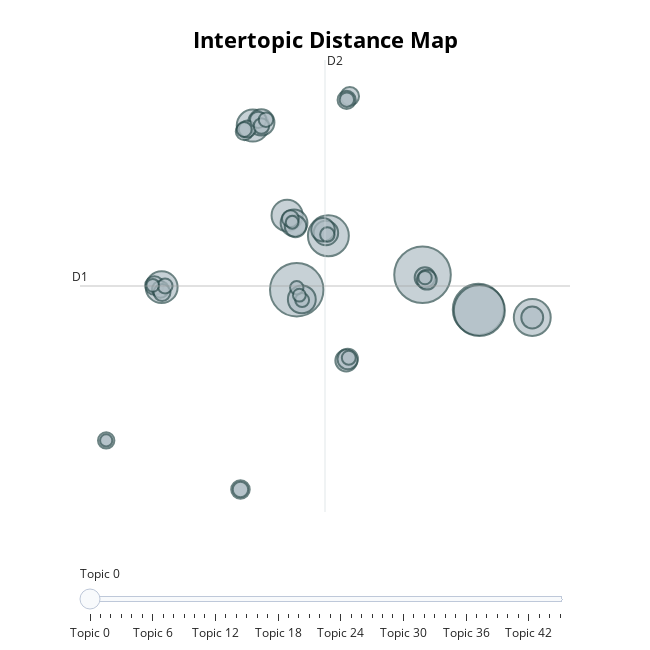

Notebook source saved alongside this figure:
### Code cell
topic_model.visualize_topics()

### Figure 1 — Plotly figure (JSON) as saved in the notebook; plotly's stock layout.template omitted (floating-point values rounded to 4 significant figures; data arrays with more than 128 entries replaced by an {"elided": "..."} marker saying what was removed)
{"data": [{"customdata": {"elided": "46x3 mixed values"}, "hovertemplate": "<b>Topic %{customdata[0]}</b><br>%{customdata[1]}<br>Size: %{customdata[2]}", "legendgroup": "", "marker": {"color": "#B0BEC5", "line": {"color": "DarkSlateGrey", "width": 2}, "size": [214, 191, 175, 174, 112, 91, 69, 68, 65, 52, 48, 46, 40, 37, 32, 32, 31, 28, 28, 26, 23, 23, 23, 22, 20, 19, 19, 19, 19, 18, 18, 16, 16, 15, 15, 14, 14, 14, 13, 13, 12, 12, 11, 11, 11, 10], "sizemode": "area", "sizeref": 0.1338, "symbol": "circle"}, "mode": "markers", "name": "", "orientation": "v", "showlegend": false, "type": "scatter", "x": [9.828, 1.108, 13.7, 13.77, 3.302, 17.44, -1.937, -8.256, 0.4425, 1.46, 0.9217, -1.348, 3.131, 2.93, 4.542, 17.43, 1.024, 4.641, 9.993, 10.13, -2.794, 4.785, -8.756, 4.567, -2.518, -8.342, 0.6685, -8.23, -2.328, -1.565, -12.1, -2.794, -1.343, -8.021, -2.537, 3.23, 4.582, -1.025, 4.715, 1.481, 1.108, 10.0, 1.29, 0.7908, -8.871, -12.1], "xaxis": "x", "y": [3.933, 3.013, 1.802, 1.736, 6.33, 1.307, 13.11, 3.175, 7.584, 2.419, 7.128, 13.3, 6.507, 6.703, -1.342, 1.308, 6.912, -1.244, 3.767, 3.632, -9.264, 14.91, 3.272, 14.69, 12.75, 3.039, 7.384, 2.842, 12.9, 13.46, -6.251, -9.264, 13.08, 3.248, 12.87, 6.408, 14.7, 13.47, -1.169, 2.382, 3.138, 3.758, 2.681, 7.167, 3.284, -6.251], "yaxis": "y"}], "layout": {"annotations": [{"showarrow": false, "text": "D1", "x": -13.92, "y": 3.245, "yshift": 10}, {"showarrow": false, "text": "D2", "x": 3.067, "xshift": 10, "y": 17.14}], "height": 650, "hoverlabel": {"bgcolor": "white", "font": {"family": "Rockwell", "size": 16}}, "legend": {"itemsizing": "constant", "tracegroupgap": 0}, "margin": {"t": 60}, "shapes": [{"line": {"color": "#CFD8DC", "width": 2}, "type": "line", "x0": 3.067, "x1": 3.067, "y0": -10.65, "y1": 17.14}, {"line": {"color": "#9E9E9E", "width": 2}, "type": "line", "x0": -13.92, "x1": 20.05, "y0": 3.245, "y1": 3.245}], "sliders": [{"active": 0, "pad": {"t": 50}, "steps": [{"args": [{"marker.color": [["red", "#B0BEC5", "#B0BEC5", "#B0BEC5", "#B0BEC5", "#B0BEC5", "#B0BEC5", "#B0BEC5", "#B0BEC5", "#B0BEC5", "#B0BEC5", "#B0BEC5", "#B0BEC5", "#B0BEC5", "#B0BEC5", "#B0BEC5", "#B0BEC5", "#B0BEC5", "#B0BEC5", "#B0BEC5", "#B0BEC5", "#B0BEC5", "#B0BEC5", "#B0BEC5", "#B0BEC5", "#B0BEC5", "#B0BEC5", "#B0BEC5", "#B0BEC5", "#B0BEC5", "#B0BEC5", "#B0BEC5", "#B0BEC5", "#B0BEC5", "#B0BEC5", "#B0BEC5", "#B0BEC5", "#B0BEC5", "#B0BEC5", "#B0BEC5", "#B0BEC5", "#B0BEC5", "#B0BEC5", "#B0BEC5", "#B0BEC5", "#B0BEC5"]]}], "label": "Topic 0", "method": "update"}, {"args": [{"marker.color": [["#B0BEC5", "red", "#B0BEC5", "#B0BEC5", "#B0BEC5", "#B0BEC5", "#B0BEC5", "#B0BEC5", "#B0BEC5", "#B0BEC5", "#B0BEC5", "#B0BEC5", "#B0BEC5", "#B0BEC5", "#B0BEC5", "#B0BEC5", "#B0BEC5", "#B0BEC5", "#B0BEC5", "#B0BEC5", "#B0BEC5", "#B0BEC5", "#B0BEC5", "#B0BEC5", "#B0BEC5", "#B0BEC5", "#B0BEC5", "#B0BEC5", "#B0BEC5", "#B0BEC5", "#B0BEC5", "#B0BEC5", "#B0BEC5", "#B0BEC5", "#B0BEC5", "#B0BEC5", "#B0BEC5", "#B0BEC5", "#B0BEC5", "#B0BEC5", "#B0BEC5", "#B0BEC5", "#B0BEC5", "#B0BEC5", "#B0BEC5", "#B0BEC5"]]}], "label": "Topic 1", "method": "update"}, {"args": [{"marker.color": [["#B0BEC5", "#B0BEC5", "red", "#B0BEC5", "#B0BEC5", "#B0BEC5", "#B0BEC5", "#B0BEC5", "#B0BEC5", "#B0BEC5", "#B0BEC5", "#B0BEC5", "#B0BEC5", "#B0BEC5", "#B0BEC5", "#B0BEC5", "#B0BEC5", "#B0BEC5", "#B0BEC5", "#B0BEC5", "#B0BEC5", "#B0BEC5", "#B0BEC5", "#B0BEC5", "#B0BEC5", "#B0BEC5", "#B0BEC5", "#B0BEC5", "#B0BEC5", "#B0BEC5", "#B0BEC5", "#B0BEC5", "#B0BEC5", "#B0BEC5", "#B0BEC5", "#B0BEC5", "#B0BEC5", "#B0BEC5", "#B0BEC5", "#B0BEC5", "#B0BEC5", "#B0BEC5", "#B0BEC5", "#B0BEC5", "#B0BEC5", "#B0BEC5"]]}], "label": "Topic 2", "method": "update"}, {"args": [{"marker.color": [["#B0BEC5", "#B0BEC5", "#B0BEC5", "red", "#B0BEC5", "#B0BEC5", "#B0BEC5", "#B0BEC5", "#B0BEC5", "#B0BEC5", "#B0BEC5", "#B0BEC5", "#B0BEC5", "#B0BEC5", "#B0BEC5", "#B0BEC5", "#B0BEC5", "#B0BEC5", "#B0BEC5", "#B0BEC5", "#B0BEC5", "#B0BEC5", "#B0BEC5", "#B0BEC5", "#B0BEC5", "#B0BEC5", "#B0BEC5", "#B0BEC5", "#B0BEC5", "#B0BEC5", "#B0BEC5", "#B0BEC5", "#B0BEC5", "#B0BEC5", "#B0BEC5", "#B0BEC5", "#B0BEC5", "#B0BEC5", "#B0BEC5", "#B0BEC5", "#B0BEC5", "#B0BEC5", "#B0BEC5", "#B0BEC5", "#B0BEC5", "#B0BEC5"]]}], "label": "Topic 3", "method": "update"}, {"args": [{"marker.color": [["#B0BEC5", "#B0BEC5", "#B0BEC5", "#B0BEC5", "red", "#B0BEC5", "#B0BEC5", "#B0BEC5", "#B0BEC5", "#B0BEC5", "#B0BEC5", "#B0BEC5", "#B0BEC5", "#B0BEC5", "#B0BEC5", "#B0BEC5", "#B0BEC5", "#B0BEC5", "#B0BEC5", "#B0BEC5", "#B0BEC5", "#B0BEC5", "#B0BEC5", "#B0BEC5", "#B0BEC5", "#B0BEC5", "#B0BEC5", "#B0BEC5", "#B0BEC5", "#B0BEC5", "#B0BEC5", "#B0BEC5", "#B0BEC5", "#B0BEC5", "#B0BEC5", "#B0BEC5", "#B0BEC5", "#B0BEC5", "#B0BEC5", "#B0BEC5", "#B0BEC5", "#B0BEC5", "#B0BEC5", "#B0BEC5", "#B0BEC5", "#B0BEC5"]]}], "label": "Topic 4", "method": "update"}, {"args": [{"marker.color": [["#B0BEC5", "#B0BEC5", "#B0BEC5", "#B0BEC5", "#B0BEC5", "red", "#B0BEC5", "#B0BEC5", "#B0BEC5", "#B0BEC5", "#B0BEC5", "#B0BEC5", "#B0BEC5", "#B0BEC5", "#B0BEC5", "#B0BEC5", "#B0BEC5", "#B0BEC5", "#B0BEC5", "#B0BEC5", "#B0BEC5", "#B0BEC5", "#B0BEC5", "#B0BEC5", "#B0BEC5", "#B0BEC5", "#B0BEC5", "#B0BEC5", "#B0BEC5", "#B0BEC5", "#B0BEC5", "#B0BEC5", "#B0BEC5", "#B0BEC5", "#B0BEC5", "#B0BEC5", "#B0BEC5", "#B0BEC5", "#B0BEC5", "#B0BEC5", "#B0BEC5", "#B0BEC5", "#B0BEC5", "#B0BEC5", "#B0BEC5", "#B0BEC5"]]}], "label": "Topic 5", "method": "update"}, {"args": [{"marker.color": [["#B0BEC5", "#B0BEC5", "#B0BEC5", "#B0BEC5", "#B0BEC5", "#B0BEC5", "red", "#B0BEC5", "#B0BEC5", "#B0BEC5", "#B0BEC5", "#B0BEC5", "#B0BEC5", "#B0BEC5", "#B0BEC5", "#B0BEC5", "#B0BEC5", "#B0BEC5", "#B0BEC5", "#B0BEC5", "#B0BEC5", "#B0BEC5", "#B0BEC5", "#B0BEC5", "#B0BEC5", "#B0BEC5", "#B0BEC5", "#B0BEC5", "#B0BEC5", "#B0BEC5", "#B0BEC5", "#B0BEC5", "#B0BEC5", "#B0BEC5", "#B0BEC5", "#B0BEC5", "#B0BEC5", "#B0BEC5", "#B0BEC5", "#B0BEC5", "#B0BEC5", "#B0BEC5", "#B0BEC5", "#B0BEC5", "#B0BEC5", "#B0BEC5"]]}], "label": "Topic 6", "method": "update"}, {"args": [{"marker.color": [["#B0BEC5", "#B0BEC5", "#B0BEC5", "#B0BEC5", "#B0BEC5", "#B0BEC5", "#B0BEC5", "red", "#B0BEC5", "#B0BEC5", "#B0BEC5", "#B0BEC5", "#B0BEC5", "#B0BEC5", "#B0BEC5", "#B0BEC5", "#B0BEC5", "#B0BEC5", "#B0BEC5", "#B0BEC5", "#B0BEC5", "#B0BEC5", "#B0BEC5", "#B0BEC5", "#B0BEC5", "#B0BEC5", "#B0BEC5", "#B0BEC5", "#B0BEC5", "#B0BEC5", "#B0BEC5", "#B0BEC5", "#B0BEC5", "#B0BEC5", "#B0BEC5", "#B0BEC5", "#B0BEC5", "#B0BEC5", "#B0BEC5", "#B0BEC5", "#B0BEC5", "#B0BEC5", "#B0BEC5", "#B0BEC5", "#B0BEC5", "#B0BEC5"]]}], "label": "Topic 7", "method": "update"}, {"args": [{"marker.color": [["#B0BEC5", "#B0BEC5", "#B0BEC5", "#B0BEC5", "#B0BEC5", "#B0BEC5", "#B0BEC5", "#B0BEC5", "red", "#B0BEC5", "#B0BEC5", "#B0BEC5", "#B0BEC5", "#B0BEC5", "#B0BEC5", "#B0BEC5", "#B0BEC5", "#B0BEC5", "#B0BEC5", "#B0BEC5", "#B0BEC5", "#B0BEC5", "#B0BEC5", "#B0BEC5", "#B0BEC5", "#B0BEC5", "#B0BEC5", "#B0BEC5", "#B0BEC5", "#B0BEC5", "#B0BEC5", "#B0BEC5", "#B0BEC5", "#B0BEC5", "#B0BEC5", "#B0BEC5", "#B0BEC5", "#B0BEC5", "#B0BEC5", "#B0BEC5", "#B0BEC5", "#B0BEC5", "#B0BEC5", "#B0BEC5", "#B0BEC5", "#B0BEC5"]]}], "label": "Topic 8", "method": "update"}, {"args": [{"marker.color": [["#B0BEC5", "#B0BEC5", "#B0BEC5", "#B0BEC5", "#B0BEC5", "#B0BEC5", "#B0BEC5", "#B0BEC5", "#B0BEC5", "red", "#B0BEC5", "#B0BEC5", "#B0BEC5", "#B0BEC5", "#B0BEC5", "#B0BEC5", "#B0BEC5", "#B0BEC5", "#B0BEC5", "#B0BEC5", "#B0BEC5", "#B0BEC5", "#B0BEC5", "#B0BEC5", "#B0BEC5", "#B0BEC5", "#B0BEC5", "#B0BEC5", "#B0BEC5", "#B0BEC5", "#B0BEC5", "#B0BEC5", "#B0BEC5", "#B0BEC5", "#B0BEC5", "#B0BEC5", "#B0BEC5", "#B0BEC5", "#B0BEC5", "#B0BEC5", "#B0BEC5", "#B0BEC5", "#B0BEC5", "#B0BEC5", "#B0BEC5", "#B0BEC5"]]}], "label": "Topic 9", "method": "update"}, {"args": [{"marker.color": [["#B0BEC5", "#B0BEC5", "#B0BEC5", "#B0BEC5", "#B0BEC5", "#B0BEC5", "#B0BEC5", "#B0BEC5", "#B0BEC5", "#B0BEC5", "red", "#B0BEC5", "#B0BEC5", "#B0BEC5", "#B0BEC5", "#B0BEC5", "#B0BEC5", "#B0BEC5", "#B0BEC5", "#B0BEC5", "#B0BEC5", "#B0BEC5", "#B0BEC5", "#B0BEC5", "#B0BEC5", "#B0BEC5", "#B0BEC5", "#B0BEC5", "#B0BEC5", "#B0BEC5", "#B0BEC5", "#B0BEC5", "#B0BEC5", "#B0BEC5", "#B0BEC5", "#B0BEC5", "#B0BEC5", "#B0BEC5", "#B0BEC5", "#B0BEC5", "#B0BEC5", "#B0BEC5", "#B0BEC5", "#B0BEC5", "#B0BEC5", "#B0BEC5"]]}], "label": "Topic 10", "method": "update"}, {"args": [{"marker.color": [["#B0BEC5", "#B0BEC5", "#B0BEC5", "#B0BEC5", "#B0BEC5", "#B0BEC5", "#B0BEC5", "#B0BEC5", "#B0BEC5", "#B0BEC5", "#B0BEC5", "red", "#B0BEC5", "#B0BEC5", "#B0BEC5", "#B0BEC5", "#B0BEC5", "#B0BEC5", "#B0BEC5", "#B0BEC5", "#B0BEC5", "#B0BEC5", "#B0BEC5", "#B0BEC5", "#B0BEC5", "#B0BEC5", "#B0BEC5", "#B0BEC5", "#B0BEC5", "#B0BEC5", "#B0BEC5", "#B0BEC5", "#B0BEC5", "#B0BEC5", "#B0BEC5", "#B0BEC5", "#B0BEC5", "#B0BEC5", "#B0BEC5", "#B0BEC5", "#B0BEC5", "#B0BEC5", "#B0BEC5", "#B0BEC5", "#B0BEC5", "#B0BEC5"]]}], "label": "Topic 11", "method": "update"}, {"args": [{"marker.color": [["#B0BEC5", "#B0BEC5", "#B0BEC5", "#B0BEC5", "#B0BEC5", "#B0BEC5", "#B0BEC5", "#B0BEC5", "#B0BEC5", "#B0BEC5", "#B0BEC5", "#B0BEC5", "red", "#B0BEC5", "#B0BEC5", "#B0BEC5", "#B0BEC5", "#B0BEC5", "#B0BEC5", "#B0BEC5", "#B0BEC5", "#B0BEC5", "#B0BEC5", "#B0BEC5", "#B0BEC5", "#B0BEC5", "#B0BEC5", "#B0BEC5", "#B0BEC5", "#B0BEC5", "#B0BEC5", "#B0BEC5", "#B0BEC5", "#B0BEC5", "#B0BEC5", "#B0BEC5", "#B0BEC5", "#B0BEC5", "#B0BEC5", "#B0BEC5", "#B0BEC5", "#B0BEC5", "#B0BEC5", "#B0BEC5", "#B0BEC5", "#B0BEC5"]]}], "label": "Topic 12", "method": "update"}, {"args": [{"marker.color": [["#B0BEC5", "#B0BEC5", "#B0BEC5", "#B0BEC5", "#B0BEC5", "#B0BEC5", "#B0BEC5", "#B0BEC5", "#B0BEC5", "#B0BEC5", "#B0BEC5", "#B0BEC5", "#B0BEC5", "red", "#B0BEC5", "#B0BEC5", "#B0BEC5", "#B0BEC5", "#B0BEC5", "#B0BEC5", "#B0BEC5", "#B0BEC5", "#B0BEC5", "#B0BEC5", "#B0BEC5", "#B0BEC5", "#B0BEC5", "#B0BEC5", "#B0BEC5", "#B0BEC5", "#B0BEC5", "#B0BEC5", "#B0BEC5", "#B0BEC5", "#B0BEC5", "#B0BEC5", "#B0BEC5", "#B0BEC5", "#B0BEC5", "#B0BEC5", "#B0BEC5", "#B0BEC5", "#B0BEC5", "#B0BEC5", "#B0BEC5", "#B0BEC5"]]}], "label": "Topic 13", "method": "update"}, {"args": [{"marker.color": [["#B0BEC5", "#B0BEC5", "#B0BEC5", "#B0BEC5", "#B0BEC5", "#B0BEC5", "#B0BEC5", "#B0BEC5", "#B0BEC5", "#B0BEC5", "#B0BEC5", "#B0BEC5", "#B0BEC5", "#B0BEC5", "red", "#B0BEC5", "#B0BEC5", "#B0BEC5", "#B0BEC5", "#B0BEC5", "#B0BEC5", "#B0BEC5", "#B0BEC5", "#B0BEC5", "#B0BEC5", "#B0BEC5", "#B0BEC5", "#B0BEC5", "#B0BEC5", "#B0BEC5", "#B0BEC5", "#B0BEC5", "#B0BEC5", "#B0BEC5", "#B0BEC5", "#B0BEC5", "#B0BEC5", "#B0BEC5", "#B0BEC5", "#B0BEC5", "#B0BEC5", "#B0BEC5", "#B0BEC5", "#B0BEC5", "#B0BEC5", "#B0BEC5"]]}], "label": "Topic 14", "method": "update"}, {"args": [{"marker.color": [["#B0BEC5", "#B0BEC5", "#B0BEC5", "#B0BEC5", "#B0BEC5", "#B0BEC5", "#B0BEC5", "#B0BEC5", "#B0BEC5", "#B0BEC5", "#B0BEC5", "#B0BEC5", "#B0BEC5", "#B0BEC5", "#B0BEC5", "red", "#B0BEC5", "#B0BEC5", "#B0BEC5", "#B0BEC5", "#B0BEC5", "#B0BEC5", "#B0BEC5", "#B0BEC5", "#B0BEC5", "#B0BEC5", "#B0BEC5", "#B0BEC5", "#B0BEC5", "#B0BEC5", "#B0BEC5", "#B0BEC5", "#B0BEC5", "#B0BEC5", "#B0BEC5", "#B0BEC5", "#B0BEC5", "#B0BEC5", "#B0BEC5", "#B0BEC5", "#B0BEC5", "#B0BEC5", "#B0BEC5", "#B0BEC5", "#B0BEC5", "#B0BEC5"]]}], "label": "Topic 15", "method": "update"}, {"args": [{"marker.color": [["#B0BEC5", "#B0BEC5", "#B0BEC5", "#B0BEC5", "#B0BEC5", "#B0BEC5", "#B0BEC5", "#B0BEC5", "#B0BEC5", "#B0BEC5", "#B0BEC5", "#B0BEC5", "#B0BEC5", "#B0BEC5", "#B0BEC5", "#B0BEC5", "red", "#B0BEC5", "#B0BEC5", "#B0BEC5", "#B0BEC5", "#B0BEC5", "#B0BEC5", "#B0BEC5", "#B0BEC5", "#B0BEC5", "#B0BEC5", "#B0BEC5", "#B0BEC5", "#B0BEC5", "#B0BEC5", "#B0BEC5", "#B0BEC5", "#B0BEC5", "#B0BEC5", "#B0BEC5", "#B0BEC5", "#B0BEC5", "#B0BEC5", "#B0BEC5", "#B0BEC5", "#B0BEC5", "#B0BEC5", "#B0BEC5", "#B0BEC5", "#B0BEC5"]]}], "label": "Topic 16", "method": "update"}, {"args": [{"marker.color": [["#B0BEC5", "#B0BEC5", "#B0BEC5", "#B0BEC5", "#B0BEC5", "#B0BEC5", "#B0BEC5", "#B0BEC5", "#B0BEC5", "#B0BEC5", "#B0BEC5", "#B0BEC5", "#B0BEC5", "#B0BEC5", "#B0BEC5", "#B0BEC5", "#B0BEC5", "red", "#B0BEC5", "#B0BEC5", "#B0BEC5", "#B0BEC5", "#B0BEC5", "#B0BEC5", "#B0BEC5", "#B0BEC5", "#B0BEC5", "#B0BEC5", "#B0BEC5", "#B0BEC5", "#B0BEC5", "#B0BEC5", "#B0BEC5", "#B0BEC5", "#B0BEC5", "#B0BEC5", "#B0BEC5", "#B0BEC5", "#B0BEC5", "#B0BEC5", "#B0BEC5", "#B0BEC5", "#B0BEC5", "#B0BEC5", "#B0BEC5", "#B0BEC5"]]}], "label": "Topic 17", "method": "update"}, {"args": [{"marker.color": [["#B0BEC5", "#B0BEC5", "#B0BEC5", "#B0BEC5", "#B0BEC5", "#B0BEC5", "#B0BEC5", "#B0BEC5", "#B0BEC5", "#B0BEC5", "#B0BEC5", "#B0BEC5", "#B0BEC5", "#B0BEC5", "#B0BEC5", "#B0BEC5", "#B0BEC5", "#B0BEC5", "red", "#B0BEC5", "#B0BEC5", "#B0BEC5", "#B0BEC5", "#B0BEC5", "#B0BEC5", "#B0BEC5", "#B0BEC5", "#B0BEC5", "#B0BEC5", "#B0BEC5", "#B0BEC5", "#B0BEC5", "#B0BEC5", "#B0BEC5", "#B0BEC5", "#B0BEC5", "#B0BEC5", "#B0BEC5", "#B0BEC5", "#B0BEC5", "#B0BEC5", "#B0BEC5", "#B0BEC5", "#B0BEC5", "#B0BEC5", "#B0BEC5"]]}], "label": "Topic 18", "method": "update"}, {"args": [{"marker.color": [["#B0BEC5", "#B0BEC5", "#B0BEC5", "#B0BEC5", "#B0BEC5", "#B0BEC5", "#B0BEC5", "#B0BEC5", "#B0BEC5", "#B0BEC5", "#B0BEC5", "#B0BEC5", "#B0BEC5", "#B0BEC5", "#B0BEC5", "#B0BEC5", "#B0BEC5", "#B0BEC5", "#B0BEC5", "red", "#B0BEC5", "#B0BEC5", "#B0BEC5", "#B0BEC5", "#B0BEC5", "#B0BEC5", "#B0BEC5", "#B0BEC5", "#B0BEC5", "#B0BEC5", "#B0BEC5", "#B0BEC5", "#B0BEC5", "#B0BEC5", "#B0BEC5", "#B0BEC5", "#B0BEC5", "#B0BEC5", "#B0BEC5", "#B0BEC5", "#B0BEC5", "#B0BEC5", "#B0BEC5", "#B0BEC5", "#B0BEC5", "#B0BEC5"]]}], "label": "Topic 19", "method": "update"}, {"args": [{"marker.color": [["#B0BEC5", "#B0BEC5", "#B0BEC5", "#B0BEC5", "#B0BEC5", "#B0BEC5", "#B0BEC5", "#B0BEC5", "#B0BEC5", "#B0BEC5", "#B0BEC5", "#B0BEC5", "#B0BEC5", "#B0BEC5", "#B0BEC5", "#B0BEC5", "#B0BEC5", "#B0BEC5", "#B0BEC5", "#B0BEC5", "red", "#B0BEC5", "#B0BEC5", "#B0BEC5", "#B0BEC5", "#B0BEC5", "#B0BEC5", "#B0BEC5", "#B0BEC5", "#B0BEC5", "#B0BEC5", "#B0BEC5", "#B0BEC5", "#B0BEC5", "#B0BEC5", "#B0BEC5", "#B0BEC5", "#B0BEC5", "#B0BEC5", "#B0BEC5", "#B0BEC5", "#B0BEC5", "#B0BEC5", "#B0BEC5", "#B0BEC5", "#B0BEC5"]]}], "label": "Topic 20", "method": "update"}, {"args": [{"marker.color": [["#B0BEC5", "#B0BEC5", "#B0BEC5", "#B0BEC5", "#B0BEC5", "#B0BEC5", "#B0BEC5", "#B0BEC5", "#B0BEC5", "#B0BEC5", "#B0BEC5", "#B0BEC5", "#B0BEC5", "#B0BEC5", "#B0BEC5", "#B0BEC5", "#B0BEC5", "#B0BEC5", "#B0BEC5", "#B0BEC5", "#B0BEC5", "red", "#B0BEC5", "#B0BEC5", "#B0BEC5", "#B0BEC5", "#B0BEC5", "#B0BEC5", "#B0BEC5", "#B0BEC5", "#B0BEC5", "#B0BEC5", "#B0BEC5", "#B0BEC5", "#B0BEC5", "#B0BEC5", "#B0BEC5", "#B0BEC5", "#B0BEC5", "#B0BEC5", "#B0BEC5", "#B0BEC5", "#B0BEC5", "#B0BEC5", "#B0BEC5", "#B0BEC5"]]}], "label": "Topic 21", "method": "update"}, {"args": [{"marker.color": [["#B0BEC5", "#B0BEC5", "#B0BEC5", "#B0BEC5", "#B0BEC5", "#B0BEC5", "#B0BEC5", "#B0BEC5", "#B0BEC5", "#B0BEC5", "#B0BEC5", "#B0BEC5", "#B0BEC5", "#B0BEC5", "#B0BEC5", "#B0BEC5", "#B0BEC5", "#B0BEC5", "#B0BEC5", "#B0BEC5", "#B0BEC5", "#B0BEC5", "red", "#B0BEC5", "#B0BEC5", "#B0BEC5", "#B0BEC5", "#B0BEC5", "#B0BEC5", "#B0BEC5", "#B0BEC5", "#B0BEC5", "#B0BEC5", "#B0BEC5", "#B0BEC5", "#B0BEC5", "#B0BEC5", "#B0BEC5", "#B0BEC5", "#B0BEC5", "#B0BEC5", "#B0BEC5", "#B0BEC5", "#B0BEC5", "#B0BEC5", "#B0BEC5"]]}], "label": "Topic 22", "method": "update"}, {"args": [{"marker.color": [["#B0BEC5", "#B0BEC5", "#B0BEC5", "#B0BEC5", "#B0BEC5", "#B0BEC5", "#B0BEC5", "#B0BEC5", "#B0BEC5", "#B0BEC5", "#B0BEC5", "#B0BEC5", "#B0BEC5", "#B0BEC5", "#B0BEC5", "#B0BEC5", "#B0BEC5", "#B0BEC5", "#B0BEC5", "#B0BEC5", "#B0BEC5", "#B0BEC5", "#B0BEC5", "red", "#B0BEC5", "#B0BEC5", "#B0BEC5", "#B0BEC5", "#B0BEC5", "#B0BEC5", "#B0BEC5", "#B0BEC5", "#B0BEC5", "#B0BEC5", "#B0BEC5", "#B0BEC5", "#B0BEC5", "#B0BEC5", "#B0BEC5", "#B0BEC5", "#B0BEC5", "#B0BEC5", "#B0BEC5", "#B0BEC5", "#B0BEC5", "#B0BEC5"]]}], "label": "Topic 23", "method": "update"}, {"args": [{"marker.color": [["#B0BEC5", "#B0BEC5", "#B0BEC5", "#B0BEC5", "#B0BEC5", "#B0BEC5", "#B0BEC5", "#B0BEC5", "#B0BEC5", "#B0BEC5", "#B0BEC5", "#B0BEC5", "#B0BEC5", "#B0BEC5", "#B0BEC5", "#B0BEC5", "#B0BEC5", "#B0BEC5", "#B0BEC5", "#B0BEC5", "#B0BEC5", "#B0BEC5", "#B0BEC5", "#B0BEC5", "red", "#B0BEC5", "#B0BEC5", "#B0BEC5", "#B0BEC5", "#B0BEC5", "#B0BEC5", "#B0BEC5", "#B0BEC5", "#B0BEC5", "#B0BEC5", "#B0BEC5", "#B0BEC5", "#B0BEC5", "#B0BEC5", "#B0BEC5", "#B0BEC5", "#B0BEC5", "#B0BEC5", "#B0BEC5", "#B0BEC5", "#B0BEC5"]]}], "label": "Topic 24", "method": "update"}, {"args": [{"marker.color": [["#B0BEC5", "#B0BEC5", "#B0BEC5", "#B0BEC5", "#B0BEC5", "#B0BEC5", "#B0BEC5", "#B0BEC5", "#B0BEC5", "#B0BEC5", "#B0BEC5", "#B0BEC5", "#B0BEC5", "#B0BEC5", "#B0BEC5", "#B0BEC5", "#B0BEC5", "#B0BEC5", "#B0BEC5", "#B0BEC5", "#B0BEC5", "#B0BEC5", "#B0BEC5", "#B0BEC5", "#B0BEC5", "red", "#B0BEC5", "#B0BEC5", "#B0BEC5", "#B0BEC5", "#B0BEC5", "#B0BEC5", "#B0BEC5", "#B0BEC5", "#B0BEC5", "#B0BEC5", "#B0BEC5", "#B0BEC5", "#B0BEC5", "#B0BEC5", "#B0BEC5", "#B0BEC5", "#B0BEC5", "#B0BEC5", "#B0BEC5", "#B0BEC5"]]}], "label": "Topic 25", "method": "update"}, {"args": [{"marker.color": [["#B0BEC5", "#B0BEC5", "#B0BEC5", "#B0BEC5", "#B0BEC5", "#B0BEC5", "#B0BEC5", "#B0BEC5", "#B0BEC5", "#B0BEC5", "#B0BEC5", "#B0BEC5", "#B0BEC5", "#B0BEC5", "#B0BEC5", "#B0BEC5", "#B0BEC5", "#B0BEC5", "#B0BEC5", "#B0BEC5", "#B0BEC5", "#B0BEC5", "#B0BEC5", "#B0BEC5", "#B0BEC5", "#B0BEC5", "red", "#B0BEC5", "#B0BEC5", "#B0BEC5", "#B0BEC5", "#B0BEC5", "#B0BEC5", "#B0BEC5", "#B0BEC5", "#B0BEC5", "#B0BEC5", "#B0BEC5", "#B0BEC5", "#B0BEC5", "#B0BEC5", "#B0BEC5", "#B0BEC5", "#B0BEC5", "#B0BEC5", "#B0BEC5"]]}], "label": "Topic 26", "method": "update"}, {"args": [{"marker.color": [["#B0BEC5", "#B0BEC5", "#B0BEC5", "#B0BEC5", "#B0BEC5", "#B0BEC5", "#B0BEC5", "#B0BEC5", "#B0BEC5", "#B0BEC5", "#B0BEC5", "#B0BEC5", "#B0BEC5", "#B0BEC5", "#B0BEC5", "#B0BEC5", "#B0BEC5", "#B0BEC5", "#B0BEC5", "#B0BEC5", "#B0BEC5", "#B0BEC5", "#B0BEC5", "#B0BEC5", "#B0BEC5", "#B0BEC5", "#B0BEC5", "red", "#B0BEC5", "#B0BEC5", "#B0BEC5", "#B0BEC5", "#B0BEC5", "#B0BEC5", "#B0BEC5", "#B0BEC5", "#B0BEC5", "#B0BEC5", "#B0BEC5", "#B0BEC5", "#B0BEC5", "#B0BEC5", "#B0BEC5", "#B0BEC5", "#B0BEC5", "#B0BEC5"]]}], "label": "Topic 27", "method": "update"}, {"args": [{"marker.color": [["#B0BEC5", "#B0BEC5", "#B0BEC5", "#B0BEC5", "#B0BEC5", "#B0BEC5", "#B0BEC5", "#B0BEC5", "#B0BEC5", "#B0BEC5", "#B0BEC5", "#B0BEC5", "#B0BEC5", "#B0BEC5", "#B0BEC5", "#B0BEC5", "#B0BEC5", "#B0BEC5", "#B0BEC5", "#B0BEC5", "#B0BEC5", "#B0BEC5", "#B0BEC5", "#B0BEC5", "#B0BEC5", "#B0BEC5", "#B0BEC5", "#B0BEC5", "red", "#B0BEC5", "#B0BEC5", "#B0BEC5", "#B0BEC5", "#B0BEC5", "#B0BEC5", "#B0BEC5", "#B0BEC5", "#B0BEC5", "#B0BEC5", "#B0BEC5", "#B0BEC5", "#B0BEC5", "#B0BEC5", "#B0BEC5", "#B0BEC5", "#B0BEC5"]]}], "label": "Topic 28", "method": "update"}, {"args": [{"marker.color": [["#B0BEC5", "#B0BEC5", "#B0BEC5", "#B0BEC5", "#B0BEC5", "#B0BEC5", "#B0BEC5", "#B0BEC5", "#B0BEC5", "#B0BEC5", "#B0BEC5", "#B0BEC5", "#B0BEC5", "#B0BEC5", "#B0BEC5", "#B0BEC5", "#B0BEC5", "#B0BEC5", "#B0BEC5", "#B0BEC5", "#B0BEC5", "#B0BEC5", "#B0BEC5", "#B0BEC5", "#B0BEC5", "#B0BEC5", "#B0BEC5", "#B0BEC5", "#B0BEC5", "red", "#B0BEC5", "#B0BEC5", "#B0BEC5", "#B0BEC5", "#B0BEC5", "#B0BEC5", "#B0BEC5", "#B0BEC5", "#B0BEC5", "#B0BEC5", "#B0BEC5", "#B0BEC5", "#B0BEC5", "#B0BEC5", "#B0BEC5", "#B0BEC5"]]}], "label": "Topic 29", "method": "update"}, {"args": [{"marker.color": [["#B0BEC5", "#B0BEC5", "#B0BEC5", "#B0BEC5", "#B0BEC5", "#B0BEC5", "#B0BEC5", "#B0BEC5", "#B0BEC5", "#B0BEC5", "#B0BEC5", "#B0BEC5", "#B0BEC5", "#B0BEC5", "#B0BEC5", "#B0BEC5", "#B0BEC5", "#B0BEC5", "#B0BEC5", "#B0BEC5", "#B0BEC5", "#B0BEC5", "#B0BEC5", "#B0BEC5", "#B0BEC5", "#B0BEC5", "#B0BEC5", "#B0BEC5", "#B0BEC5", "#B0BEC5", "red", "#B0BEC5", "#B0BEC5", "#B0BEC5", "#B0BEC5", "#B0BEC5", "#B0BEC5", "#B0BEC5", "#B0BEC5", "#B0BEC5", "#B0BEC5", "#B0BEC5", "#B0BEC5", "#B0BEC5", "#B0BEC5", "#B0BEC5"]]}], "label": "Topic 30", "method": "update"}, {"args": [{"marker.color": [["#B0BEC5", "#B0BEC5", "#B0BEC5", "#B0BEC5", "#B0BEC5", "#B0BEC5", "#B0BEC5", "#B0BEC5", "#B0BEC5", "#B0BEC5", "#B0BEC5", "#B0BEC5", "#B0BEC5", "#B0BEC5", "#B0BEC5", "#B0BEC5", "#B0BEC5", "#B0BEC5", "#B0BEC5", "#B0BEC5", "#B0BEC5", "#B0BEC5", "#B0BEC5", "#B0BEC5", "#B0BEC5", "#B0BEC5", "#B0BEC5", "#B0BEC5", "#B0BEC5", "#B0BEC5", "#B0BEC5", "red", "#B0BEC5", "#B0BEC5", "#B0BEC5", "#B0BEC5", "#B0BEC5", "#B0BEC5", "#B0BEC5", "#B0BEC5", "#B0BEC5", "#B0BEC5", "#B0BEC5", "#B0BEC5", "#B0BEC5", "#B0BEC5"]]}], "label": "Topic 31", "method": "update"}, {"args": [{"marker.color": [["#B0BEC5", "#B0BEC5", "#B0BEC5", "#B0BEC5", "#B0BEC5", "#B0BEC5", "#B0BEC5", "#B0BEC5", "#B0BEC5", "#B0BEC5", "#B0BEC5", "#B0BEC5", "#B0BEC5", "#B0BEC5", "#B0BEC5", "#B0BEC5", "#B0BEC5", "#B0BEC5", "#B0BEC5", "#B0BEC5", "#B0BEC5", "#B0BEC5", "#B0BEC5", "#B0BEC5", "#B0BEC5", "#B0BEC5", "#B0BEC5", "#B0BEC5", "#B0BEC5", "#B0BEC5", "#B0BEC5", "#B0BEC5", "red", "#B0BEC5", "#B0BEC5", "#B0BEC5", "#B0BEC5", "#B0BEC5", "#B0BEC5", "#B0BEC5", "#B0BEC5", "#B0BEC5", "#B0BEC5", "#B0BEC5", "#B0BEC5", "#B0BEC5"]]}], "label": "Topic 32", "method": "update"}, {"args": [{"marker.color": [["#B0BEC5", "#B0BEC5", "#B0BEC5", "#B0BEC5", "#B0BEC5", "#B0BEC5", "#B0BEC5", "#B0BEC5", "#B0BEC5", "#B0BEC5", "#B0BEC5", "#B0BEC5", "#B0BEC5", "#B0BEC5", "#B0BEC5", "#B0BEC5", "#B0BEC5", "#B0BEC5", "#B0BEC5", "#B0BEC5", "#B0BEC5", "#B0BEC5", "#B0BEC5", "#B0BEC5", "#B0BEC5", "#B0BEC5", "#B0BEC5", "#B0BEC5", "#B0BEC5", "#B0BEC5", "#B0BEC5", "#B0BEC5", "#B0BEC5", "red", "#B0BEC5", "#B0BEC5", "#B0BEC5", "#B0BEC5", "#B0BEC5", "#B0BEC5", "#B0BEC5", "#B0BEC5", "#B0BEC5", "#B0BEC5", "#B0BEC5", "#B0BEC5"]]}], "label": "Topic 33", "method": "update"}, {"args": [{"marker.color": [["#B0BEC5", "#B0BEC5", "#B0BEC5", "#B0BEC5", "#B0BEC5", "#B0BEC5", "#B0BEC5", "#B0BEC5", "#B0BEC5", "#B0BEC5", "#B0BEC5", "#B0BEC5", "#B0BEC5", "#B0BEC5", "#B0BEC5", "#B0BEC5", "#B0BEC5", "#B0BEC5", "#B0BEC5", "#B0BEC5", "#B0BEC5", "#B0BEC5", "#B0BEC5", "#B0BEC5", "#B0BEC5", "#B0BEC5", "#B0BEC5", "#B0BEC5", "#B0BEC5", "#B0BEC5", "#B0BEC5", "#B0BEC5", "#B0BEC5", "#B0BEC5", "red", "#B0BEC5", "#B0BEC5", "#B0BEC5", "#B0BEC5", "#B0BEC5", "#B0BEC5", "#B0BEC5", "#B0BEC5", "#B0BEC5", "#B0BEC5", "#B0BEC5"]]}], "label": "Topic 34", "method": "update"}, {"args": [{"marker.color": [["#B0BEC5", "#B0BEC5", "#B0BEC5", "#B0BEC5", "#B0BEC5", "#B0BEC5", "#B0BEC5", "#B0BEC5", "#B0BEC5", "#B0BEC5", "#B0BEC5", "#B0BEC5", "#B0BEC5", "#B0BEC5", "#B0BEC5", "#B0BEC5", "#B0BEC5", "#B0BEC5", "#B0BEC5", "#B0BEC5", "#B0BEC5", "#B0BEC5", "#B0BEC5", "#B0BEC5", "#B0BEC5", "#B0BEC5", "#B0BEC5", "#B0BEC5", "#B0BEC5", "#B0BEC5", "#B0BEC5", "#B0BEC5", "#B0BEC5", "#B0BEC5", "#B0BEC5", "red", "#B0BEC5", "#B0BEC5", "#B0BEC5", "#B0BEC5", "#B0BEC5", "#B0BEC5", "#B0BEC5", "#B0BEC5", "#B0BEC5", "#B0BEC5"]]}], "label": "Topic 35", "method": "update"}, {"args": [{"marker.color": [["#B0BEC5", "#B0BEC5", "#B0BEC5", "#B0BEC5", "#B0BEC5", "#B0BEC5", "#B0BEC5", "#B0BEC5", "#B0BEC5", "#B0BEC5", "#B0BEC5", "#B0BEC5", "#B0BEC5", "#B0BEC5", "#B0BEC5", "#B0BEC5", "#B0BEC5", "#B0BEC5", "#B0BEC5", "#B0BEC5", "#B0BEC5", "#B0BEC5", "#B0BEC5", "#B0BEC5", "#B0BEC5", "#B0BEC5", "#B0BEC5", "#B0BEC5", "#B0BEC5", "#B0BEC5", "#B0BEC5", "#B0BEC5", "#B0BEC5", "#B0BEC5", "#B0BEC5", "#B0BEC5", "red", "#B0BEC5", "#B0BEC5", "#B0BEC5", "#B0BEC5", "#B0BEC5", "#B0BEC5", "#B0BEC5", "#B0BEC5", "#B0BEC5"]]}], "label": "Topic 36", "method": "update"}, {"args": [{"marker.color": [["#B0BEC5", "#B0BEC5", "#B0BEC5", "#B0BEC5", "#B0BEC5", "#B0BEC5", "#B0BEC5", "#B0BEC5", "#B0BEC5", "#B0BEC5", "#B0BEC5", "#B0BEC5", "#B0BEC5", "#B0BEC5", "#B0BEC5", "#B0BEC5", "#B0BEC5", "#B0BEC5", "#B0BEC5", "#B0BEC5", "#B0BEC5", "#B0BEC5", "#B0BEC5", "#B0BEC5", "#B0BEC5", "#B0BEC5", "#B0BEC5", "#B0BEC5", "#B0BEC5", "#B0BEC5", "#B0BEC5", "#B0BEC5", "#B0BEC5", "#B0BEC5", "#B0BEC5", "#B0BEC5", "#B0BEC5", "red", "#B0BEC5", "#B0BEC5", "#B0BEC5", "#B0BEC5", "#B0BEC5", "#B0BEC5", "#B0BEC5", "#B0BEC5"]]}], "label": "Topic 37", "method": "update"}, {"args": [{"marker.color": [["#B0BEC5", "#B0BEC5", "#B0BEC5", "#B0BEC5", "#B0BEC5", "#B0BEC5", "#B0BEC5", "#B0BEC5", "#B0BEC5", "#B0BEC5", "#B0BEC5", "#B0BEC5", "#B0BEC5", "#B0BEC5", "#B0BEC5", "#B0BEC5", "#B0BEC5", "#B0BEC5", "#B0BEC5", "#B0BEC5", "#B0BEC5", "#B0BEC5", "#B0BEC5", "#B0BEC5", "#B0BEC5", "#B0BEC5", "#B0BEC5", "#B0BEC5", "#B0BEC5", "#B0BEC5", "#B0BEC5", "#B0BEC5", "#B0BEC5", "#B0BEC5", "#B0BEC5", "#B0BEC5", "#B0BEC5", "#B0BEC5", "red", "#B0BEC5", "#B0BEC5", "#B0BEC5", "#B0BEC5", "#B0BEC5", "#B0BEC5", "#B0BEC5"]]}], "label": "Topic 38", "method": "update"}, {"args": [{"marker.color": [["#B0BEC5", "#B0BEC5", "#B0BEC5", "#B0BEC5", "#B0BEC5", "#B0BEC5", "#B0BEC5", "#B0BEC5", "#B0BEC5", "#B0BEC5", "#B0BEC5", "#B0BEC5", "#B0BEC5", "#B0BEC5", "#B0BEC5", "#B0BEC5", "#B0BEC5", "#B0BEC5", "#B0BEC5", "#B0BEC5", "#B0BEC5", "#B0BEC5", "#B0BEC5", "#B0BEC5", "#B0BEC5", "#B0BEC5", "#B0BEC5", "#B0BEC5", "#B0BEC5", "#B0BEC5", "#B0BEC5", "#B0BEC5", "#B0BEC5", "#B0BEC5", "#B0BEC5", "#B0BEC5", "#B0BEC5", "#B0BEC5", "#B0BEC5", "red", "#B0BEC5", "#B0BEC5", "#B0BEC5", "#B0BEC5", "#B0BEC5", "#B0BEC5"]]}], "label": "Topic 39", "method": "update"}, {"args": [{"marker.color": [["#B0BEC5", "#B0BEC5", "#B0BEC5", "#B0BEC5", "#B0BEC5", "#B0BEC5", "#B0BEC5", "#B0BEC5", "#B0BEC5", "#B0BEC5", "#B0BEC5", "#B0BEC5", "#B0BEC5", "#B0BEC5", "#B0BEC5", "#B0BEC5", "#B0BEC5", "#B0BEC5", "#B0BEC5", "#B0BEC5", "#B0BEC5", "#B0BEC5", "#B0BEC5", "#B0BEC5", "#B0BEC5", "#B0BEC5", "#B0BEC5", "#B0BEC5", "#B0BEC5", "#B0BEC5", "#B0BEC5", "#B0BEC5", "#B0BEC5", "#B0BEC5", "#B0BEC5", "#B0BEC5", "#B0BEC5", "#B0BEC5", "#B0BEC5", "#B0BEC5", "red", "#B0BEC5", "#B0BEC5", "#B0BEC5", "#B0BEC5", "#B0BEC5"]]}], "label": "Topic 40", "method": "update"}, {"args": [{"marker.color": [["#B0BEC5", "#B0BEC5", "#B0BEC5", "#B0BEC5", "#B0BEC5", "#B0BEC5", "#B0BEC5", "#B0BEC5", "#B0BEC5", "#B0BEC5", "#B0BEC5", "#B0BEC5", "#B0BEC5", "#B0BEC5", "#B0BEC5", "#B0BEC5", "#B0BEC5", "#B0BEC5", "#B0BEC5", "#B0BEC5", "#B0BEC5", "#B0BEC5", "#B0BEC5", "#B0BEC5", "#B0BEC5", "#B0BEC5", "#B0BEC5", "#B0BEC5", "#B0BEC5", "#B0BEC5", "#B0BEC5", "#B0BEC5", "#B0BEC5", "#B0BEC5", "#B0BEC5", "#B0BEC5", "#B0BEC5", "#B0BEC5", "#B0BEC5", "#B0BEC5", "#B0BEC5", "red", "#B0BEC5", "#B0BEC5", "#B0BEC5", "#B0BEC5"]]}], "label": "Topic 41", "method": "update"}, {"args": [{"marker.color": [["#B0BEC5", "#B0BEC5", "#B0BEC5", "#B0BEC5", "#B0BEC5", "#B0BEC5", "#B0BEC5", "#B0BEC5", "#B0BEC5", "#B0BEC5", "#B0BEC5", "#B0BEC5", "#B0BEC5", "#B0BEC5", "#B0BEC5", "#B0BEC5", "#B0BEC5", "#B0BEC5", "#B0BEC5", "#B0BEC5", "#B0BEC5", "#B0BEC5", "#B0BEC5", "#B0BEC5", "#B0BEC5", "#B0BEC5", "#B0BEC5", "#B0BEC5", "#B0BEC5", "#B0BEC5", "#B0BEC5", "#B0BEC5", "#B0BEC5", "#B0BEC5", "#B0BEC5", "#B0BEC5", "#B0BEC5", "#B0BEC5", "#B0BEC5", "#B0BEC5", "#B0BEC5", "#B0BEC5", "red", "#B0BEC5", "#B0BEC5", "#B0BEC5"]]}], "label": "Topic 42", "method": "update"}, {"args": [{"marker.color": [["#B0BEC5", "#B0BEC5", "#B0BEC5", "#B0BEC5", "#B0BEC5", "#B0BEC5", "#B0BEC5", "#B0BEC5", "#B0BEC5", "#B0BEC5", "#B0BEC5", "#B0BEC5", "#B0BEC5", "#B0BEC5", "#B0BEC5", "#B0BEC5", "#B0BEC5", "#B0BEC5", "#B0BEC5", "#B0BEC5", "#B0BEC5", "#B0BEC5", "#B0BEC5", "#B0BEC5", "#B0BEC5", "#B0BEC5", "#B0BEC5", "#B0BEC5", "#B0BEC5", "#B0BEC5", "#B0BEC5", "#B0BEC5", "#B0BEC5", "#B0BEC5", "#B0BEC5", "#B0BEC5", "#B0BEC5", "#B0BEC5", "#B0BEC5", "#B0BEC5", "#B0BEC5", "#B0BEC5", "#B0BEC5", "red", "#B0BEC5", "#B0BEC5"]]}], "label": "Topic 43", "method": "update"}, {"args": [{"marker.color": [["#B0BEC5", "#B0BEC5", "#B0BEC5", "#B0BEC5", "#B0BEC5", "#B0BEC5", "#B0BEC5", "#B0BEC5", "#B0BEC5", "#B0BEC5", "#B0BEC5", "#B0BEC5", "#B0BEC5", "#B0BEC5", "#B0BEC5", "#B0BEC5", "#B0BEC5", "#B0BEC5", "#B0BEC5", "#B0BEC5", "#B0BEC5", "#B0BEC5", "#B0BEC5", "#B0BEC5", "#B0BEC5", "#B0BEC5", "#B0BEC5", "#B0BEC5", "#B0BEC5", "#B0BEC5", "#B0BEC5", "#B0BEC5", "#B0BEC5", "#B0BEC5", "#B0BEC5", "#B0BEC5", "#B0BEC5", "#B0BEC5", "#B0BEC5", "#B0BEC5", "#B0BEC5", "#B0BEC5", "#B0BEC5", "#B0BEC5", "red", "#B0BEC5"]]}], "label": "Topic 44", "method": "update"}, {"args": [{"marker.color": [["#B0BEC5", "#B0BEC5", "#B0BEC5", "#B0BEC5", "#B0BEC5", "#B0BEC5", "#B0BEC5", "#B0BEC5", "#B0BEC5", "#B0BEC5", "#B0BEC5", "#B0BEC5", "#B0BEC5", "#B0BEC5", "#B0BEC5", "#B0BEC5", "#B0BEC5", "#B0BEC5", "#B0BEC5", "#B0BEC5", "#B0BEC5", "#B0BEC5", "#B0BEC5", "#B0BEC5", "#B0BEC5", "#B0BEC5", "#B0BEC5", "#B0BEC5", "#B0BEC5", "#B0BEC5", "#B0BEC5", "#B0BEC5", "#B0BEC5", "#B0BEC5", "#B0BEC5", "#B0BEC5", "#B0BEC5", "#B0BEC5", "#B0BEC5", "#B0BEC5", "#B0BEC5", "#B0BEC5", "#B0BEC5", "#B0BEC5", "#B0BEC5", "red"]]}], "label": "Topic 45", "method": "update"}]}], "title": {"font": {"color": "Black", "size": 22}, "text": "<b>Intertopic Distance Map</b>", "x": 0.5, "xanchor": "center", "y": 0.95, "yanchor": "top"}, "width": 650, "xaxis": {"anchor": "y", "domain": [0, 1], "range": [-13.92, 20.05], "title": {"text": ""}, "visible": false}, "yaxis": {"anchor": "x", "domain": [0, 1], "range": [-10.65, 17.14], "title": {"text": ""}, "visible": false}}}
